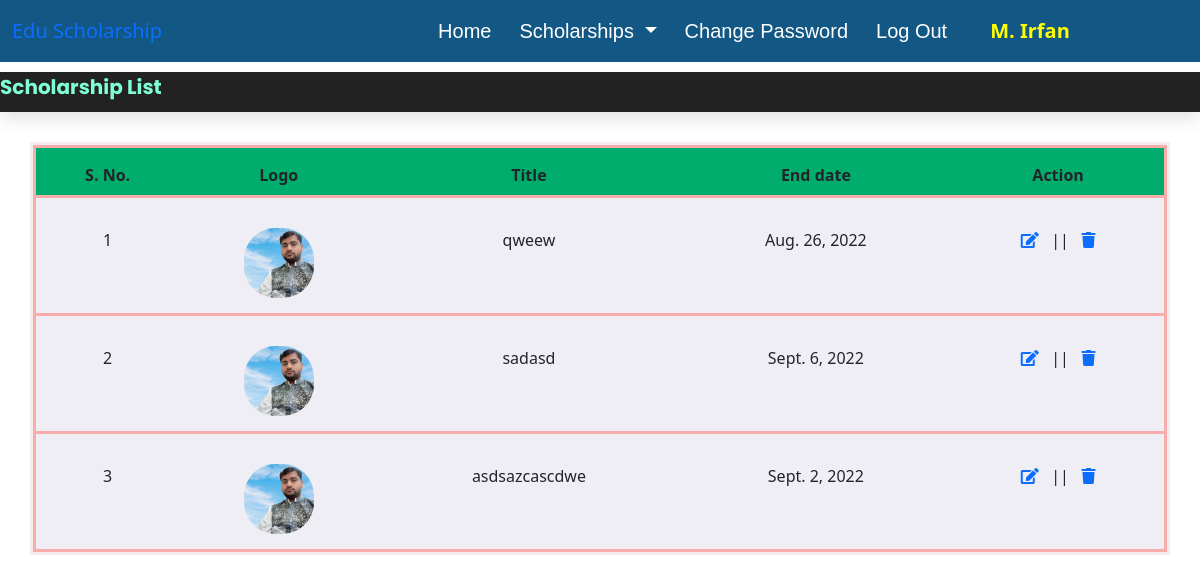
The app's page /scholarship_list (signed in) with its own data.
### scholarship/models.py (models this page shows, shortened)
class AddScholarship(models.Model):
    provider = models.ForeignKey(Provider, on_delete=models.CASCADE)
    title = models.CharField(max_length=100, null=False)
    logo = models.FileField()
    startdate = models.DateField()
    enddate = models.DateField()
    noofscholarships = models.IntegerField()
    Location = models.CharField(max_length=256, null=False)
    scholarshiptype =  models.CharField(max_length=100, null=False)
    prviousmarks = models.CharField(max_length=100, null=False)
    income = models.CharField(max_length=100, null=True)
    discription = models.TextField()
    createdate = models.DateField()

### scholarship/views.py (the view)
# urls.py: path('scholarship_list', scholarship_list, name='scholarship_list'),
def scholarship_list(request):
    if not request.user.is_authenticated:
        return redirect('provider_login')
    USER = request.user
    PROVIDER = Provider.objects.get(user=USER)
    SCHOLARSHIP = AddScholarship.objects.filter(provider=PROVIDER)
    dic={'scholarship': SCHOLARSHIP}
    return render(request, 'scholarship_list.html', dic)

### scholarship/templates/scholarship_list.html
{% extends 'provider_base.html' %}
{% load static %}
{% block content %}
<section class="marquee">
    <marquee behavior="scroll" direction="left" scrollamount="12">Scholarship List</marquee>
</section>
<section class="view">
    <div class="container">
        <table class="table" id="example" >
            <thead>
                <tr>
                    <th>S. No.</th>
                    <th>Logo</th>
                    <th>Title</th>
                    <th>End date</th>
                    <th>Action</th>
                </tr>
            </thead>
            <tbody>
                {% for data in scholarship %}
                <tr>
                    <td>{{ forloop.counter }}</td>
                    <td><img src="{{ data.logo.url }}"></td>
                    <td>{{ data.title }}</td>
                    <td>{{ data.enddate }}</td>
                    <td><a href="{% url 'edit_scholarshipdetails' data.id %}"><i class="fa fa-edit" aria-hidden="true"></i></a>
                        &nbsp; || &nbsp;
                        <a href="{% url 'delete_addscholarship' data.id %}"><i class="fa fa-trash" aria-hidden="true"></i></a>
                    </td>
                </tr>
                {% endfor %}
            </tbody>
        </table>
    </div>
</section>
{% endblock %}

### scholarship/templates/provider_base.html (shortened to what this page needs)
{% load static %}
<!DOCTYPE html>
<html lang="en">
<head>
    <link rel="stylesheet" href="{% static 'css/mystyle.css' %}">
    <link href="https://cdn.jsdelivr.net/npm/bootstrap@5.0.2/dist/css/bootstrap.min.css" rel="stylesheet">
   <link rel="stylesheet" href="https://cdnjs.cloudflare.com/ajax/libs/font-awesome/5.15.4/css/all.min.css">
</head>
<body>
    <section class="header">
        <nav class="navbar navbar-expand-lg">
            <div class="container-fluid">
              <a class="navbar-brand" href="#">Edu Scholarship</a>
              <div class="collapse navbar-collapse" id="navbarNav">
                <ul class="navbar-nav">
                  <li class="nav-item">
                    <a class="nav-link active"  aria-current="page" href="{% url 'provider_home' %}">Home</a>
                  </li>
                  <li class="nav-item dropdown">
                    <a class="nav-link dropdown-toggle" href="#" id="navbarDarkDropdownMenuLink" role="button" data-bs-toggle="dropdown" aria-expanded="false">
                      Scholarships
                    </a>
                  </li>
                  <li class="nav-item">
                    <a class="nav-link" href="{% url 'change_passwordprovider' %}">Change Password</a>
                  </li>
                  <li class="nav-item">
                    <a class="nav-link" href="{% url 'Logout' %}">Log Out</a>
                  </li>
                </ul>
                <a class="navbar-brand" href="#" style="padding-left: 35px; color: yellow; font-weight: bold;">{{request.user.first_name}} {{request.user.last_name}}</a>
              </div>
            </div>
          </nav>
    </section>
{% block content %}
{% endblock %}

### scholarship/static/css/mystyle.css (style rules this page uses)
:root { --main-color:#602ba4; --black:#222; --white:#fff; --light-black:#777; --light-white:#fff9; --dark-bg:rgba(0,0,0,.7); --light-bg:#eee; --border:.1rem solid var(--black); --box-shadow:0 .5rem 1rem rgba(0,0,0,.1); --text-shadow:0 1.5rem 3rem rgba(0,0,0,.3); }
.header { background-color: #135785; position: sticky; width: 100%; top:0; left:0; right:0; z-index: 1000; padding: 0px; margin: 0px; margin-bottom: 0px; }
.header .navbar .nav-item a { color: #fff !important; padding-left: 20px; font-size: 20px; font-family: 'Kdam Thmor Pro', sans-serif; }
.header .navbar .navbar-nav { padding-left: 15rem; }
.marquee { margin-top: 10px; height: 40px; background-color: #222; color: aquamarine; box-shadow: var(--box-shadow); font-size: 20px; font-weight: bold; font-family:'Poppins', sans-serif; font-display: flex; }
.view { margin-top: 30px; margin-bottom: 50px; }
.view .container { border: 3px solid #f5eded; padding: 0px; text-align: center; }
thead { background-color: #00ad6d; height: 50px; }
.view .container .table { background-color: rgb(239, 238, 245); margin: 0px; }
.view .container .table tr { border: 3px solid #f8acac; }
.view .container .table td { padding-top: 30px; padding-bottom: 15px; }
.view .container img { height: 70px; width: 70px; border-radius: 45%; }

### records on screen
AddScholarship: logo (picture), title "qweew", enddate "Aug. 26, 2022"
AddScholarship: logo (picture), title "sadasd", enddate "Sept. 6, 2022"
AddScholarship: logo (picture), title "asdsazcascdwe", enddate "Sept. 2, 2022"

### other values on screen
{{ request.user.first_name }} "M."
{{ request.user.last_name }} "Irfan"
